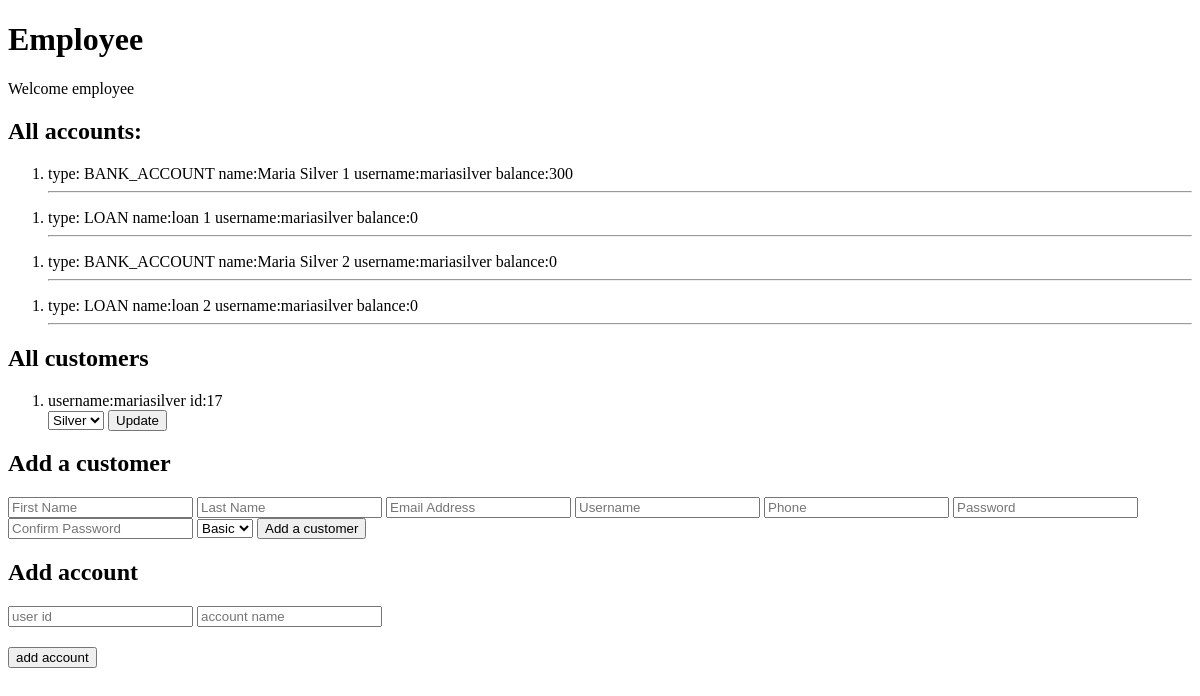
The page /bank/employee on the database as committed earlier.
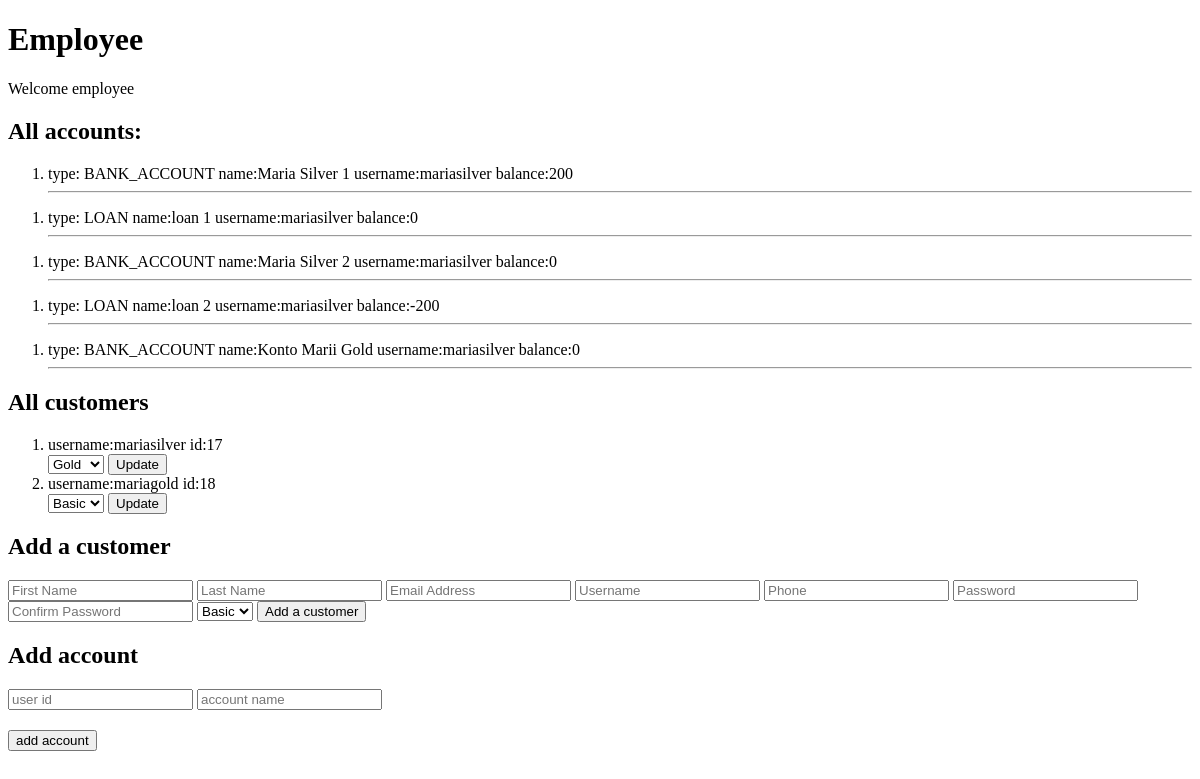
The same page on the database as committed later.
### bank_app/models.py (models this page shows, shortened)
class Account(models.Model):
    user=models.ForeignKey(User,on_delete=models.CASCADE)
    account_number=models.CharField(max_length=10)
    class AccountType(models.TextChoices):
        BANK_ACCOUNT = 'Bank Account'
        LOAN = 'Loan'
    account_type = models.CharField(choices=AccountType.choices, default=AccountType.BANK_ACCOUNT, max_length=200)
    name=models.CharField(max_length=20)
    @property
    def balance(self):
        ledger_sum = Ledger.objects.filter(id_account_fk=self.id).aggregate(Sum('amount'))
        for key, value in ledger_sum.items():
            if value == None:
                return 0
            else:
                return  value

class Customer(models.Model):
    user = models.OneToOneField(User, on_delete=models.CASCADE, primary_key=True,)
    class Rank(models.TextChoices):
        BASIC = 'Basic'
        SILVER = 'Silver'
        GOLD = 'Gold'
    rank = models.CharField(choices=Rank.choices, default=Rank.BASIC, max_length=200)
    phone_number=models.CharField(max_length=20)

### bank_app/views.py (the view)
# urls.py: path('employee', views.employee, name='employee'),
def employee(request):
    customers = Customer.objects.all()
    accounts = Account.objects.all()
    context = {
            'customers': customers,
            'accounts': accounts
    }
    return render(request, 'bank_app/employee.html', context)

### bank_app/templates/bank_app/employee.html (shortened to what this page needs)
<!DOCTYPE html>
<html lang="en">
  <head>
  </head>
  <body>
    <h1>Employee</h1>
    <p>
      Welcome employee
    </p>
  <h2>All accounts:</h2>
  {% for account in accounts %}
  <ol>
    <li>
      type:
      <span
        >{{ account.account_type }}</span
      >
      name:<span>{{ account.name }}</span>
      username:<span>{{ account.user.username }}</span>
      balance:<span>{{ account.balance }}</span>
    </li>
    <hr />
  </ol>
  {% endfor %}
  <h2> All customers </h2>
  <ol>
  {% for customer in customers %}
  <li>
      username:<span>{{ customer.user.username }}</span>
      id:<span>{{ customer.user.id }}</span>
<form action="{% url 'bank_app:change_rank' customer_id=customer.pk  %}" method="POST">
                    <select name="rank" id="rank">
                        <option value="basic" {% if customer.rank == "basic" %}selected{% endif %}>Basic</option>
                         <option value="silver" {% if customer.rank == "silver" %}selected{% endif %}>Silver</option>
                         <option value="gold" {% if customer.rank == "gold" %}selected{% endif %}>Gold</option>
                         </select>
                         <button>Update</button>
                </form>
  </li>
  {% endfor %}
  </ol>
  <h2>Add a customer</h2>
<form action={% url 'bank_app:add_customer' %} method="POST">
     <input type="text" name="first_name" placeholder="First Name">
     <input type="text" name="last_name" placeholder="Last Name">
     <input type="email" name="email" placeholder="Email Address">
     <input type="text" name="username" placeholder="Username">
     <input type="tel" name="phone" placeholder="Phone">
     <input type="password" name="password" placeholder="Password">
     <input type="password" name="confirm_password" placeholder="Confirm Password">
     <select name="rank" id="rank">
         <option value="basic">Basic</option>
         </select>
         <button>Add a customer</button>
</form>
<h2>Add account </h2>
<form action={% url 'bank_app:add_account_by_employee' %} method="POST">
  <input type="text" name="user_id" placeholder="user id" />
  <input type="text" name="name" id="name" placeholder="account name"/>
  <button type="submit" style="display: block; margin-top: 20px">
    add account
  </button>
</form>
  </body>
</html>

Rows that differ between the two databases and show on the page:
computed for Account "Maria Silver 1": balance "300" → "200"
computed for Account "loan 2": balance "0" → "-200"
added Account: account_type "BANK_ACCOUNT", name "Konto Marii Gold", user.username "mariasilver", balance "0"
changed Customer "mariasilver": rank "Silver" → "Gold"
added Customer: user.username "mariagold", user.id "18", rank "Basic"
